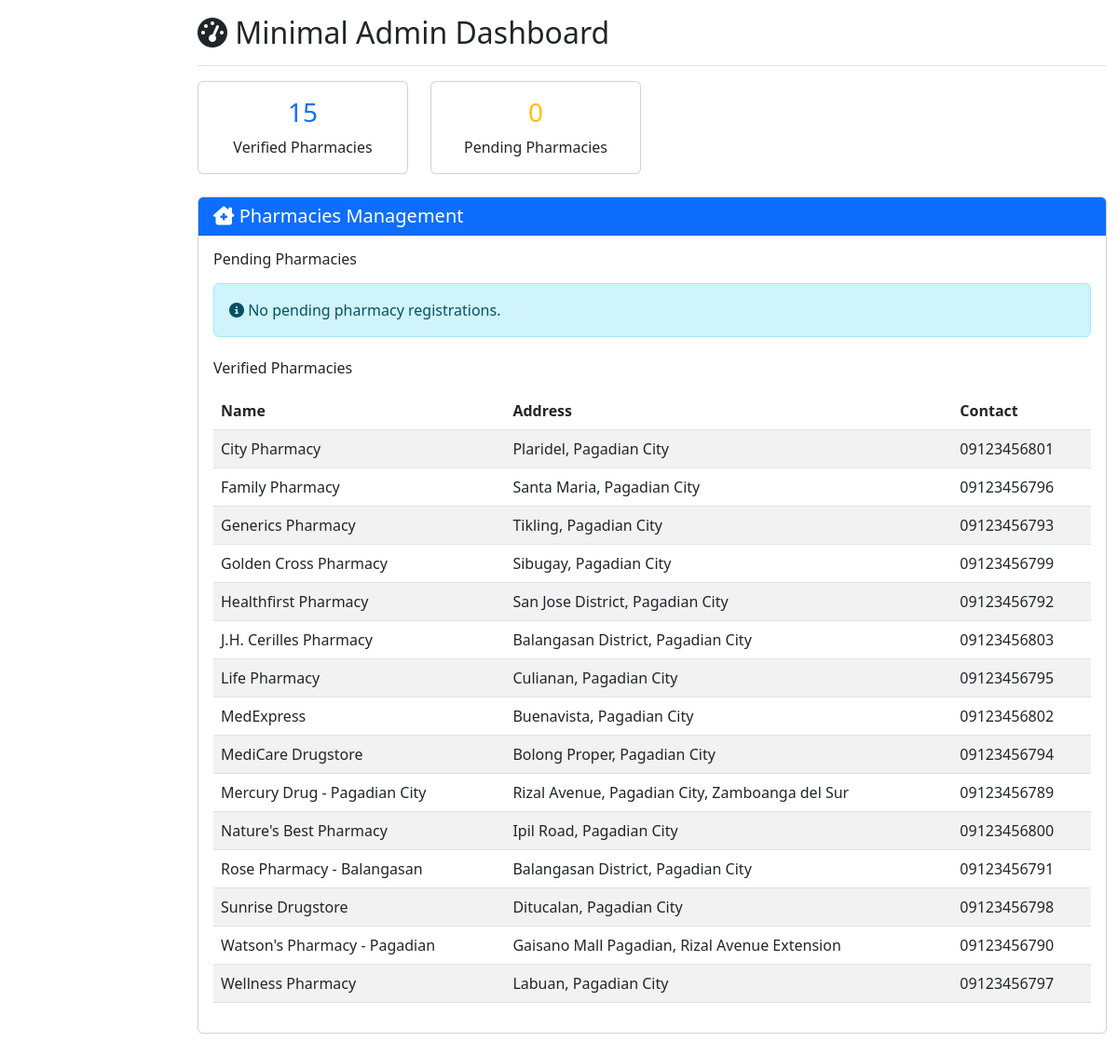
The page /minimal_admin.php (signed in) on the database its author committed.
### tables this page shows
CREATE TABLE IF NOT EXISTS `pharmacies` (
  `id` int(11) NOT NULL AUTO_INCREMENT,
  `name` varchar(100) NOT NULL,
  `address` text NOT NULL,
  `lat` decimal(10,8) NOT NULL,
  `lng` decimal(11,8) NOT NULL,
  `contact` varchar(20) NOT NULL,
  `verified` tinyint(1) NOT NULL DEFAULT 0,
  `created_at` timestamp NOT NULL DEFAULT current_timestamp(),
  PRIMARY KEY (`id`),
  INDEX `idx_pharmacy_verified` (`verified`),
  INDEX `idx_pharmacy_name` (`name`)
);

### minimal_admin.php (the view, shortened to what this page needs)
<?php
include 'db.php';
$pending_pharmacies_result = $conn->query("SELECT * FROM pharmacies WHERE verified = 0 ORDER BY name");
$verified_pharmacies_result = $conn->query("SELECT * FROM pharmacies WHERE verified = 1 ORDER BY name");
?>
<!DOCTYPE html>
<html lang="en">
<head>
    <link href="https://cdn.jsdelivr.net/npm/bootstrap@5.3.0-alpha1/dist/css/bootstrap.min.css" rel="stylesheet">
    <link rel="stylesheet" href="https://cdnjs.cloudflare.com/ajax/libs/font-awesome/6.4.0/css/all.min.css">
</head>
<body>
    <div class="container-fluid">
        <div class="row">
            <main class="col-md-9 ms-sm-auto col-lg-10 main-content">
                <div class="d-flex justify-content-between flex-wrap flex-md-nowrap align-items-center pt-3 pb-2 mb-3 border-bottom">
                    <h1 class="h2">
                        <i class="fas fa-tachometer-alt"></i> Minimal Admin Dashboard
                    </h1>
                </div>
                <div class="row mb-4">
                    <div class="col-md-3">
                        <div class="card stat-card">
                            <div class="card-body text-center">
                                <h3 class="text-primary"><?php echo $verified_pharmacies_result->num_rows; ?></h3>
                                <p class="mb-0">Verified Pharmacies</p>
                            </div>
                        </div>
                    </div>
                    <div class="col-md-3">
                        <div class="card stat-card">
                            <div class="card-body text-center">
                                <h3 class="text-warning"><?php echo $pending_pharmacies_result->num_rows; ?></h3>
                                <p class="mb-0">Pending Pharmacies</p>
                            </div>
                        </div>
                    </div>
                </div>
                <div class="row" id="pharmacies">
                    <div class="col-12">
                        <div class="card mb-4">
                            <div class="card-header bg-primary text-white d-flex justify-content-between align-items-center">
                                <h5 class="mb-0">
                                    <i class="fas fa-clinic-medical"></i> Pharmacies Management
                                </h5>
                            </div>
                            <div class="card-body">
                                <h6 class="mb-3">Pending Pharmacies</h6>
                                <?php if ($pending_pharmacies_result->num_rows === 0): ?>
                                    <div class="alert alert-info">
                                        <i class="fas fa-info-circle"></i> No pending pharmacy registrations.
                                    </div>
                                <?php endif; ?>
                                <h6 class="mt-4 mb-3">Verified Pharmacies</h6>
                                <?php if ($verified_pharmacies_result->num_rows === 0): ?>
                                    <div class="alert alert-info">
                                        <i class="fas fa-info-circle"></i> No verified pharmacies.
                                    </div>
                                <?php else: ?>
                                    <div class="table-responsive">
                                        <table class="table table-striped">
                                            <thead>
                                                <tr>
                                                    <th>Name</th>
                                                    <th>Address</th>
                                                    <th>Contact</th>
                                                </tr>
                                            </thead>
                                            <tbody>
                                                <?php while ($pharmacy = $verified_pharmacies_result->fetch_assoc()): ?>
                                                    <tr>
                                                        <td><?php echo htmlspecialchars($pharmacy['name']); ?></td>
                                                        <td><?php echo htmlspecialchars($pharmacy['address']); ?></td>
                                                        <td><?php echo htmlspecialchars($pharmacy['contact']); ?></td>
                                                    </tr>
                                                <?php endwhile; ?>
                                            </tbody>
                                        </table>
                                    </div>
                                <?php endif; ?>
                            </div>
                        </div>
                    </div>
                </div>
            </main>
        </div>
    </div>
</body>
</html>

### rows shown on the page
pharmacies: name "City Pharmacy", address "Plaridel, Pagadian City", contact "09123456801"
pharmacies: name "Family Pharmacy", address "Santa Maria, Pagadian City", contact "09123456796"
pharmacies: name "Generics Pharmacy", address "Tikling, Pagadian City", contact "09123456793"
pharmacies: name "Golden Cross Pharmacy", address "Sibugay, Pagadian City", contact "09123456799"
pharmacies: name "Healthfirst Pharmacy", address "San Jose District, Pagadian City", contact "09123456792"
pharmacies: name "J.H. Cerilles Pharmacy", address "Balangasan District, Pagadian City", contact "09123456803"
pharmacies: name "Life Pharmacy", address "Culianan, Pagadian City", contact "09123456795"
pharmacies: name "MedExpress", address "Buenavista, Pagadian City", contact "09123456802"
pharmacies: name "MediCare Drugstore", address "Bolong Proper, Pagadian City", contact "09123456794"
pharmacies: name "Mercury Drug - Pagadian City", address "Rizal Avenue, Pagadian City, Zamboanga del Sur", contact "09123456789"
pharmacies: name "Nature's Best Pharmacy", address "Ipil Road, Pagadian City", contact "09123456800"
pharmacies: name "Rose Pharmacy - Balangasan", address "Balangasan District, Pagadian City", contact "09123456791"
pharmacies: name "Sunrise Drugstore", address "Ditucalan, Pagadian City", contact "09123456798"
pharmacies: name "Watson's Pharmacy - Pagadian", address "Gaisano Mall Pagadian, Rizal Avenue Extension", contact "09123456790"
pharmacies: name "Wellness Pharmacy", address "Labuan, Pagadian City", contact "09123456797"

### other values the page prints
$verified_pharmacies_result->num_rows "15"
$pending_pharmacies_result->num_rows "0"
